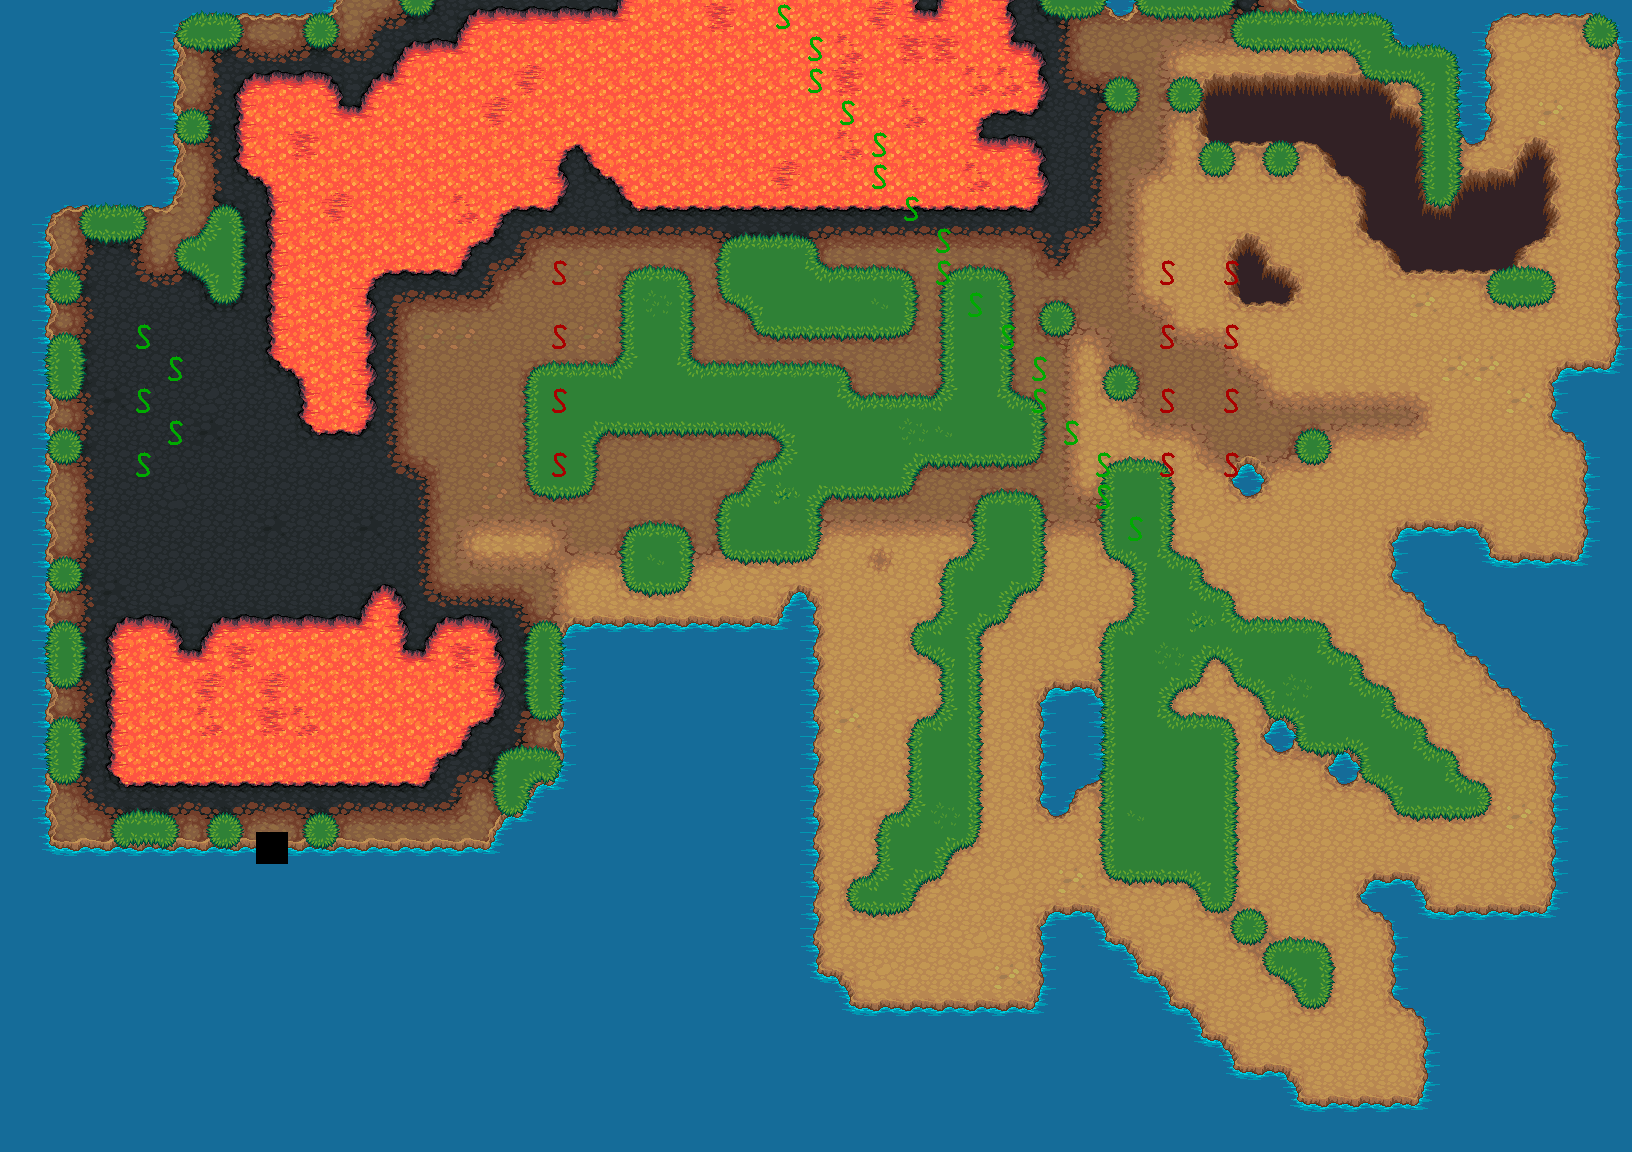

This is a level from a 2D game, rendered from its Tiled map with the project's own tilesets. A one-line summary and the map file follow, with tile-layer data summarised:
An orthogonal 51x36 tile map with 32x32 px tiles, 2 tile layers (Terrain, Spawns), 2 hidden layers not drawn, 3 tilesets.

<map version="1.0" orientation="orthogonal" width="51" height="36" tilewidth="32" tileheight="32">
 <tileset firstgid="1" source="tilesets/terrain.tsx" />
 <tileset firstgid="465" source="tilesets/playerkill.tsx" />
 <tileset firstgid="467" source="tilesets/markers.tsx" />
 <layer name="Terrain" width="51" height="36">
  <data>[1836 cells, 1835 non-empty, 193 distinct tile ids]</data>
 </layer>
 <layer name="PlayerKill" width="51" height="36" visible="0">
  <data>[1836 cells, 174 non-empty, 1 distinct tile ids]</data>
 </layer>
 <layer name="Collision" width="51" height="36" visible="0">
  <data>[1836 cells, 0 non-empty, 0 distinct tile ids]</data>
 </layer>
 <layer name="Spawns" width="51" height="36">
  <data>[1836 cells, 34 non-empty, 2 distinct tile ids]</data>
 </layer>
</map>
